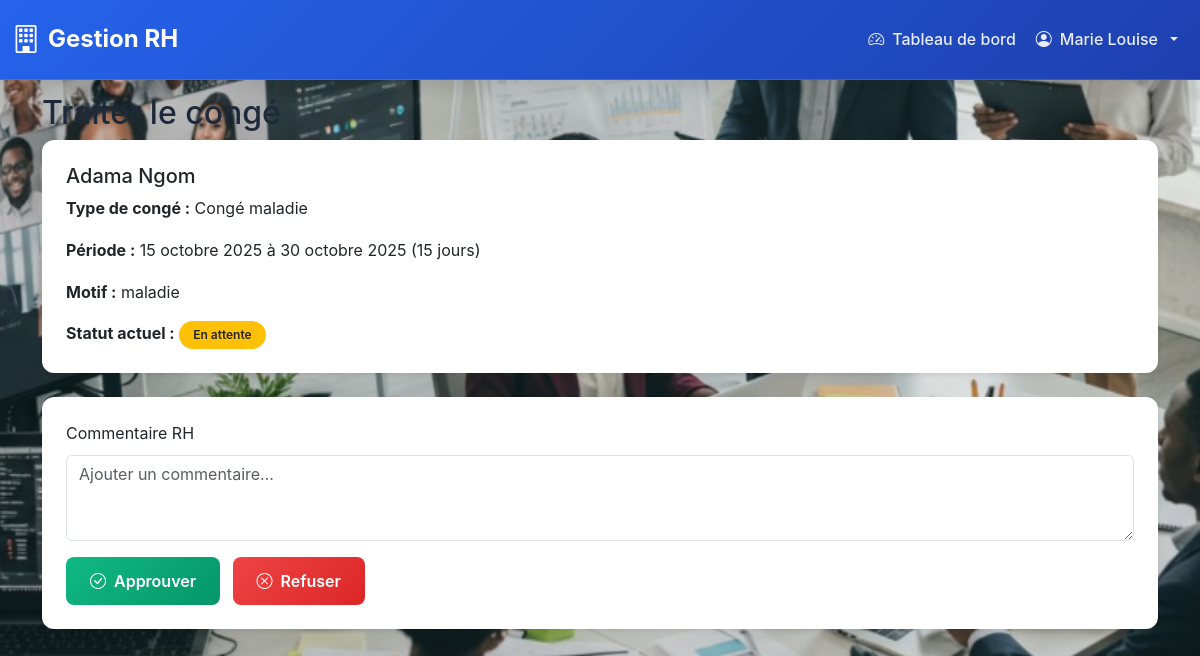
Page /conges/4/traiter/ (signed in) on the committed database.
### rh_app/models.py (models this page shows, shortened)
class Employe(models.Model):
    ROLE_CHOICES = [
        ('RH', 'Responsable RH'),
        ('EMPLOYE', 'Employé'),
    ]
    STATUT_CHOICES = [
        ('ACTIF', 'Actif'),
        ('INACTIF', 'Inactif'),
        ('CONGE', 'En congé'),
    ]
    user = models.OneToOneField(User, on_delete=models.CASCADE, related_name='employe')
    matricule = models.CharField(max_length=20, unique=True, verbose_name='Matricule')
    role = models.CharField(max_length=10, choices=ROLE_CHOICES, default='EMPLOYE', verbose_name='Rôle')
    nom = models.CharField(max_length=100, verbose_name='Nom')
    prenom = models.CharField(max_length=100, verbose_name='Prénom')
    email = models.EmailField(unique=True, verbose_name='Email')
    telephone = models.CharField(max_length=20, verbose_name='Téléphone')
    adresse = models.TextField(verbose_name='Adresse')
    date_naissance = models.DateField(verbose_name='Date de naissance')
    date_embauche = models.DateField(verbose_name="Date d'embauche")
    poste = models.CharField(max_length=100, verbose_name='Poste')
    departement = models.ForeignKey(Departement, on_delete=models.SET_NULL, null=True, blank=True,
                                   related_name='employes', verbose_name='Département')
    statut = models.CharField(max_length=10, choices=STATUT_CHOICES, default='ACTIF', verbose_name='Statut')
    photo = models.ImageField(upload_to='employes/', blank=True, null=True, verbose_name='Photo')
    class Meta:
        verbose_name = 'Employé'
        verbose_name_plural = 'Employés'
        ordering = ['nom', 'prenom']
    def get_full_name(self):
        return f"{self.prenom} {self.nom}"

class Conge(models.Model):
    TYPE_CHOICES = [
        ('ANNUEL', 'Congé annuel'),
        ('MALADIE', 'Congé maladie'),
        ('MATERNITE', 'Congé maternité'),
        ('PATERNITE', 'Congé paternité'),
        ('SANS_SOLDE', 'Congé sans solde'),
        ('SPECIAL', 'Congé spécial'),
        ('FORMATION', 'Congé formation'),
        ('EXCEPTIONNEL', 'Congé exceptionnel'),
        ('FAMILIAL', 'Congé familial'),
        ('MISSION', 'Congé pour mission'),
        ('SEMINAIRE', 'Congé séminaire'),
        ('ETUDE', 'Congé d\'étude'),
        ('ADMINISTRATIF', 'Congé administratif'),
        ('DEUIL', 'Congé deuil'),
        ('MARIAGE', 'Congé mariage'),
        ('NAISSANCE', 'Congé naissance'),
        ('ACCIDENT', 'Congé accident du travail'),
        ('REPOS', 'Congé de repos compensateur'),
        ('SANTE', 'Congé pour raisons de santé'),
        ('SABBATIQUE', 'Congé sabbatique'),
        ('AUTRE', 'Autre'),
    ]
    STATUT_CHOICES = [
        ('EN_ATTENTE', 'En attente'),
        ('APPROUVE', 'Approuvé'),
        ('REFUSE', 'Refusé'),
    ]
    employe = models.ForeignKey(Employe, on_delete=models.CASCADE, related_name='conges', verbose_name='Employé')
    type_conge = models.CharField(max_length=15, choices=TYPE_CHOICES, verbose_name='Type de congé')
    date_debut = models.DateField(verbose_name='Date de début')
    date_fin = models.DateField(verbose_name='Date de fin')
    nombre_jours = models.IntegerField(verbose_name='Nombre de jours', validators=[MinValueValidator(1)])
    motif = models.TextField(verbose_name='Motif')
    statut = models.CharField(max_length=15, choices=STATUT_CHOICES, default='EN_ATTENTE', verbose_name='Statut')
    date_demande = models.DateTimeField(auto_now_add=True, verbose_name='Date de demande')
    date_reponse = models.DateTimeField(blank=True, null=True, verbose_name='Date de réponse')
    commentaire_rh = models.TextField(blank=True, verbose_name='Commentaire RH')
    class Meta:
        verbose_name = 'Congé'
        verbose_name_plural = 'Congés'
        ordering = ['-date_demande']

### rh_app/views.py (the view, shortened to what this page needs)
# urls.py: path('conges/<int:pk>/traiter/', views.traiter_conge, name='traiter_conge'),
@login_required
def traiter_conge(request, pk):
    employe = request.user.employe
    if employe.role != 'RH':
        messages.error(request, 'Accès non autorisé.')
        return redirect('dashboard')
    conge = get_object_or_404(Conge, pk=pk)
    context = {'conge': conge}
    return render(request, 'rh_app/conges/traiter.html', context)

### rh_app/templates/rh_app/conges/traiter.html (shortened to what this page needs)
{% extends 'base.html' %}
{% block content %}
<div class="container py-4">
    <h2>Traiter le congé</h2>
    <div class="card shadow-sm mb-4">
        <div class="card-body">
            <h5 class="card-title">{{ conge.employe.get_full_name }}</h5>
            <p class="card-text"><strong>Type de congé :</strong> {{ conge.get_type_conge_display }}</p>
            <p class="card-text"><strong>Période :</strong> {{ conge.date_debut }} à {{ conge.date_fin }} ({{ conge.nombre_jours }} jours)</p>
            <p class="card-text"><strong>Motif :</strong> {{ conge.motif }}</p>
            <p class="card-text"><strong>Statut actuel :</strong>
                {% if conge.statut == 'EN_ATTENTE' %}
                    <span class="badge bg-warning text-dark">{{ conge.get_statut_display }}</span>
                {% elif conge.statut == 'APPROUVE' %}
                    <span class="badge bg-success">{{ conge.get_statut_display }}</span>
                {% else %}
                    <span class="badge bg-danger">{{ conge.get_statut_display }}</span>
                {% endif %}
            </p>
        </div>
    </div>
    <div class="card shadow-sm">
        <div class="card-body">
            <form method="post">
                <div class="mb-3">
                    <label for="commentaire" class="form-label">Commentaire RH</label>
                    <textarea name="commentaire" id="commentaire" class="form-control" rows="3" placeholder="Ajouter un commentaire...">{{ conge.commentaire_rh }}</textarea>
                </div>
                <button type="submit" name="action" value="APPROUVE" class="btn btn-success me-2">
                    <i class="bi bi-check-circle"></i> Approuver
                </button>
                <button type="submit" name="action" value="REFUSE" class="btn btn-danger">
                    <i class="bi bi-x-circle"></i> Refuser
                </button>
            </form>
        </div>
    </div>
</div>
{% endblock %}

### rh_app/templates/base.html (shortened to what this page needs)
<!DOCTYPE html>
{% load static %}
<html lang="fr">
<head>
    <link href="https://cdn.jsdelivr.net/npm/bootstrap@5.3.0/dist/css/bootstrap.min.css" rel="stylesheet">
    <link rel="stylesheet" href="https://cdn.jsdelivr.net/npm/bootstrap-icons@1.10.0/font/bootstrap-icons.css">
</head>
<body>
    {% if user.is_authenticated %}
    <nav class="navbar navbar-expand-lg navbar-dark navbar-custom">
        <div class="container-fluid">
            <a class="navbar-brand" href="{% url 'accueil' %}">
                <i class="bi bi-building"></i> Gestion RH
            </a>
            <div class="collapse navbar-collapse" id="navbarNav">
                <ul class="navbar-nav ms-auto">
                    <li class="nav-item">
                        <a class="nav-link" href="{% url 'dashboard' %}">
                            <i class="bi bi-speedometer2"></i> Tableau de bord
                        </a>
                    </li>
                    <li class="nav-item dropdown">
                        <a class="nav-link dropdown-toggle" href="#" role="button" data-bs-toggle="dropdown">
                            <i class="bi bi-person-circle"></i> {{ user.employe.get_full_name }}
                        </a>
                    </li>
                </ul>
            </div>
        </div>
    </nav>
    {% endif %}
    <div class="container-fluid fade-in">
        {% block content %}{% endblock %}
    </div>
</body>
</html>

### rows in the picture
Conge: employe.get_full_name "Adama Ngom", type_conge "Congé maladie", date_debut "15 octobre 2025", date_fin "30 octobre 2025", nombre_jours "15", motif "maladie", statut "En attente"

### other values in the picture
{{ user.employe.get_full_name }} "Marie Louise"
